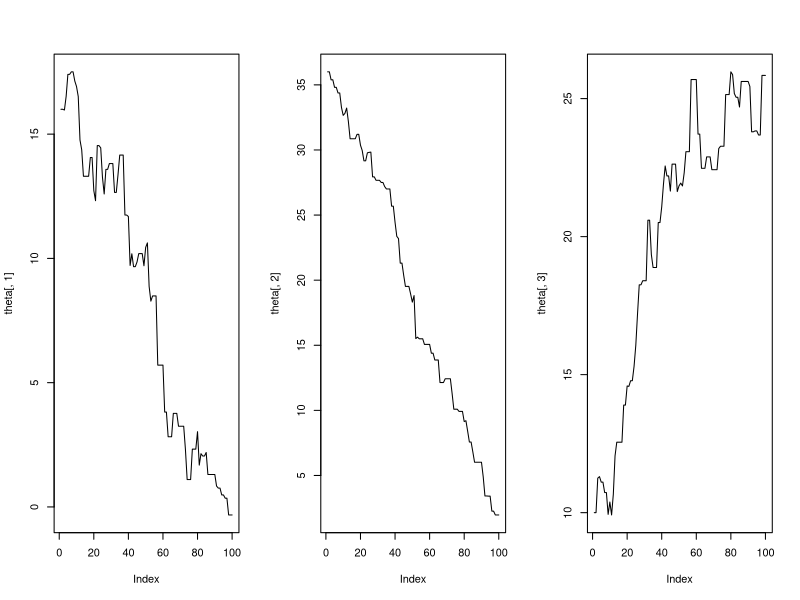

Source code (R): (Note: this script raises an error after producing the figure.)
rm(list = ls())

# observações -------------------------------------------------------------

# prioris: mu~N(mu0,sigma0); sigma~gamma(alpha0,beta0); ksi~N(mu1,sigma1)
# dist candidata 3 normais independentes

posteriori <- function(mu, sigmai, ksi){
    verossimil <- (1/sigmai^n) * prod( (1+ ksi*((x-mu)/sigmai))^(-(1+ksi)/ksi) ) * exp( sum(- (1+ ksi* ((x-mu)/sigmai))^(-1/ksi) ))
    pmu <- dnorm(mu, 0, 10) # priori pra mu
    psig <- dgamma(sigmai, shape = 2) # priori pra sigma
    pksi <- dnorm(ksi, 0, 10) # priori pra ksi
    h <- verossimil * pmu * psig * pksi
    return(h)
}



# Metropolis-Hastings -----------------------------------------------------


# densidade a posteriori
posteriori <- function(mu, sigmai, ksi){
    verossimil <- (1/sigmai^n) * prod( (1+ ksi*((x-mu)/sigmai))^((1+ksi)/ksi) ) * exp( sum(- (1+ ksi* ((x-mu)/sigmai))^(-1/ksi) ))
    pmu <- dnorm(mu, 0, 10) # priori pra mu
    psig <- dgamma(sigmai, shape = 2) # priori pra sigma
    pksi <- dnorm(ksi, 0, 10) # priori pra ksi
    h <- verossimil * pmu * psig * pksi
    return(h)
}

# razão do critério de escolha 
razao <- function(y, xt){
    num <- posteriori(y[1], y[2], y[3]) * dnorm(xt[1], mean = y[1])*dnorm(xt[2], mean = y[2])*dnorm(xt[3], mean = y[3])
    den <- posteriori(xt[1], xt[2], xt[3]) * dnorm(y[1], mean = xt[1])*dnorm(y[2], mean = xt[2])*dnorm(y[3], mean = xt[3])
    return(num/den)
}


# amostra da pressipitação de Jaboticabal
x <- readxl::read_xlsx('precipitacao_jaboticabal.xlsx')
x <- x$MAX.ANO
n <- length(x)

# inicializando a cadeia
tamanho <- 100
theta <- matrix(nrow = tamanho, ncol = 3)
theta[1,] <- c(16,36,10)

# algoritmo M-H
for (t in 2:tamanho) {
    u <- runif(1)
    y <- c(rnorm(1, mean = theta[t-1,1]), rnorm(1, mean = theta[t-1,2]), rnorm(1, mean = theta[t-1,3]))
    cat("\n", "t=",t,"y=",y," razao=", razao(y, theta[t-1,]))
    aceita <- razao(y, theta[t-1,])
    if(u <= aceita) {
        theta[t,] <- y
    } else {
        theta[t,] <- theta[t-1,]
    }
    
}

1 - length(unique(theta[,2]))/tamanho

# visualização das cadeias geradas
par(mfrow=c(1,3))
plot(theta[,1], type = 'l')
plot(theta[,2], type='l')
plot(theta[,3], type='l')


dgamma(xt[2], shape = y[2])
dgamma(y[2], shape = xt[2])
rgamma(1, shape = theta[t-1,2])

# algoritmo Metropolis ---------------------------------------------------

rm(list = ls())

posteriori <- function(mu, sigmai, ksi){
    verossimil <- (1/sigmai^n) * prod( (1+ ksi*((x-mu)/sigmai))^((1+ksi)/ksi) ) * exp( sum(- (1+ ksi* ((x-mu)/sigmai))^(-1/ksi) ))
    pmu <- dnorm(mu, 0, 10) # priori pra mu
    psig <- dgamma(sigmai, shape = 2, scale = 1/0.01) # priori pra sigma
    pksi <- dnorm(ksi, 0, 10) # priori pra ksi
    h <- verossimil * pmu * psig * pksi
    return(h)
}

razao <- function(y, xt){
    num <- posteriori(y[1], y[2], y[3])
    den <- posteriori(xt[1], xt[2], xt[3])
    return(num/den)
}


x <- readxl::read_xlsx('precipitacao_jaboticabal.xlsx')
x <- x$MAX.ANO
n <- length(x)

tamanho <- 50
theta <- matrix(nrow = tamanho, ncol = 3)
theta[1,] <- c(16,36,10)


for (t in 2:tamanho) {
    u <- runif(1)
    y <- c(theta[t-1,1] + rnorm(1), theta[t-1,2] + rnorm(1, 0, 6), theta[t-1,3] + rnorm(1))
    cat("\n", "t=",t,"y=",y," razao=", razao(y, theta[t-1,]))
    aceita <- razao(y, theta[t-1,])
    if(u <= aceita) {
        theta[t,] <- y
    } else {
        theta[t,] <- theta[t-1,]
    }

}

1 - length(unique(theta[,2]))/tamanho

par(mfrow=c(1,3))
plot(theta[,1], type = 'l')
plot(theta[,2], type='l')
plot(theta[,3], type='l')


# Deu certo uma vez -------------------------------------------------------


# rm(list = ls())
# 
# posteriori <- function(mu, sigmai, ksi){
#          verossimil <- (1/sigmai^n) * prod( (1+ ksi*((x-mu)/sigmai))^((1+ksi)/ksi) ) * exp( sum(- (1+ ksi* ((x-mu)/sigmai))^(-1/ksi) ))
#          pmu <- dnorm(mu, 0, 10) # priori pra mu
#          psig <- dgamma(sigmai, shape = 2, scale = 1/2) # priori pra sigma
#          pksi <- dnorm(ksi, 0, 10) # priori pra ksi
#          h <- verossimil * pmu * psig * pksi
#          return(h)
# }
# 
# razao <- function(y, xt){
#      num <- posteriori(y[1], y[2], y[3]) * dnorm(xt[1])*dnorm(xt[3])
#      den <- posteriori(xt[1], xt[2], xt[3]) * dnorm(y[1])*dnorm(y[2])*dnorm(y[3])
#      return(num/den)
# }
# 
# x <- readxl::read_xlsx('precipitacao_jaboticabal.xlsx')
# x <- x[,2]
# n <- length(x)
# 
# tamanho <- 20
# theta <- matrix(nrow = tamanho, ncol = 3)
# theta[1,] <- c(16,36,12)
# 
# for (t in 2:tamanho) {
#      u <- runif(1)
#      y <- c(rnorm(1, mean = theta[t-1,1]), rgamma(1, shape = theta[t-1,2]), rnorm(1, mean = theta[t-1,3]))
#      cat("\n", "t=",t,"y=",y," razao=", razao(y, theta[t-1,]))
#      aceita <- razao(y, theta[t-1,])
#      if(u <= aceita) {
#          theta[t,] <- y
#      } else {
#          theta[t,] <- theta[t-1,]
#      }
# }
